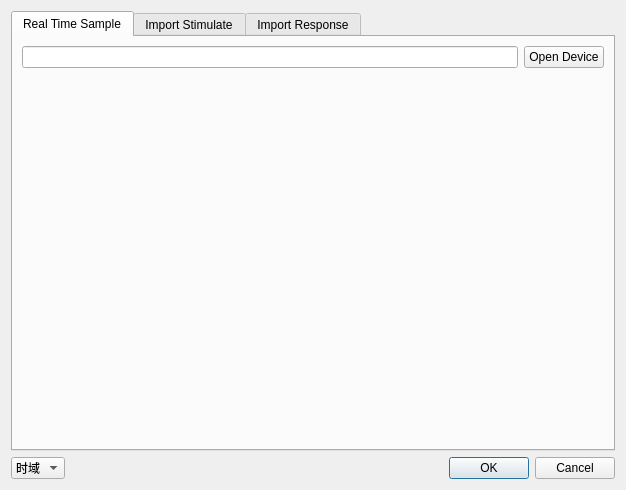
<?xml version="1.0" encoding="UTF-8"?>
<ui version="4.0">
 <class>SignalSampleDialog</class>
 <widget class="QDialog" name="SignalSampleDialog">
  <property name="geometry">
   <rect>
    <x>0</x>
    <y>0</y>
    <width>626</width>
    <height>490</height>
   </rect>
  </property>
  <property name="windowTitle">
   <string>Signal Sample</string>
  </property>
  <layout class="QGridLayout" name="gridLayout_2">
   <item row="0" column="0">
    <widget class="QTabWidget" name="tabWidget_Response">
     <property name="currentIndex">
      <number>0</number>
     </property>
     <widget class="QWidget" name="tab">
      <attribute name="title">
       <string>Real Time Sample</string>
      </attribute>
      <layout class="QGridLayout" name="gridLayout">
       <item row="0" column="0">
        <widget class="QLineEdit" name="lineEdit"/>
       </item>
       <item row="0" column="1">
        <widget class="QPushButton" name="pushButton">
         <property name="text">
          <string>Open Device</string>
         </property>
        </widget>
       </item>
       <item row="1" column="0" colspan="2">
        <widget class="MplWidget" name="widget" native="true"/>
       </item>
      </layout>
     </widget>
     <widget class="QWidget" name="widget">
      <attribute name="title">
       <string>Import Stimulate</string>
      </attribute>
      <layout class="QGridLayout" name="gridLayout_4">
       <item row="0" column="0">
        <layout class="QVBoxLayout" name="verticalLayout">
         <item>
          <widget class="QLabel" name="label_Stimulate">
           <property name="text">
            <string>Stimulate Signal</string>
           </property>
          </widget>
         </item>
         <item>
          <layout class="QHBoxLayout" name="horizontalLayout_2">
           <item>
            <widget class="QLineEdit" name="lineEdit_Stimulate"/>
           </item>
           <item>
            <widget class="QPushButton" name="pushButton_OpenStimulate">
             <property name="text">
              <string>Open File</string>
             </property>
            </widget>
           </item>
          </layout>
         </item>
         <item>
          <layout class="QHBoxLayout" name="horizontalLayout" stretch="1,12">
           <item>
            <widget class="QListWidget" name="listWidget_Stimulate"/>
           </item>
           <item>
            <widget class="MplWidget" name="MplWidget_Stimulate" native="true"/>
           </item>
          </layout>
         </item>
        </layout>
       </item>
      </layout>
     </widget>
     <widget class="QWidget" name="widget">
      <attribute name="title">
       <string>Import Response</string>
      </attribute>
      <layout class="QGridLayout" name="gridLayout_3">
       <item row="0" column="0">
        <layout class="QVBoxLayout" name="verticalLayout_3">
         <item>
          <widget class="QLabel" name="label_Response">
           <property name="text">
            <string>Response Signal</string>
           </property>
          </widget>
         </item>
         <item>
          <layout class="QHBoxLayout" name="horizontalLayout_5">
           <item>
            <widget class="QLineEdit" name="lineEdit_Response"/>
           </item>
           <item>
            <widget class="QPushButton" name="pushButton_OpenResponse">
             <property name="text">
              <string>Open File</string>
             </property>
            </widget>
           </item>
          </layout>
         </item>
         <item>
          <layout class="QHBoxLayout" name="horizontalLayout_6" stretch="1,12">
           <item>
            <widget class="QListWidget" name="listWidget_Response"/>
           </item>
           <item>
            <widget class="MplWidget" name="MplWidget_Response" native="true"/>
           </item>
          </layout>
         </item>
        </layout>
       </item>
      </layout>
     </widget>
    </widget>
   </item>
   <item row="1" column="0">
    <layout class="QHBoxLayout" name="horizontalLayout_7">
     <item>
      <widget class="QComboBox" name="comboBox_Domain">
       <item>
        <property name="text">
         <string>时域</string>
        </property>
       </item>
       <item>
        <property name="text">
         <string>频域</string>
        </property>
       </item>
      </widget>
     </item>
     <item>
      <spacer name="horizontalSpacer">
       <property name="orientation">
        <enum>Qt::Horizontal</enum>
       </property>
       <property name="sizeHint" stdset="0">
        <size>
         <width>40</width>
         <height>20</height>
        </size>
       </property>
      </spacer>
     </item>
     <item>
      <widget class="QDialogButtonBox" name="buttonBox">
       <property name="orientation">
        <enum>Qt::Horizontal</enum>
       </property>
       <property name="standardButtons">
        <set>QDialogButtonBox::Cancel|QDialogButtonBox::Ok</set>
       </property>
      </widget>
     </item>
    </layout>
   </item>
  </layout>
 </widget>
 <customwidgets>
  <customwidget>
   <class>MplWidget</class>
   <extends>QWidget</extends>
   <header>mplwidget.h</header>
   <container>1</container>
  </customwidget>
 </customwidgets>
 <resources/>
 <connections>
  <connection>
   <sender>buttonBox</sender>
   <signal>accepted()</signal>
   <receiver>SignalSampleDialog</receiver>
   <slot>accept()</slot>
   <hints>
    <hint type="sourcelabel">
     <x>248</x>
     <y>254</y>
    </hint>
    <hint type="destinationlabel">
     <x>157</x>
     <y>274</y>
    </hint>
   </hints>
  </connection>
  <connection>
   <sender>buttonBox</sender>
   <signal>rejected()</signal>
   <receiver>SignalSampleDialog</receiver>
   <slot>reject()</slot>
   <hints>
    <hint type="sourcelabel">
     <x>316</x>
     <y>260</y>
    </hint>
    <hint type="destinationlabel">
     <x>286</x>
     <y>274</y>
    </hint>
   </hints>
  </connection>
 </connections>
</ui>
